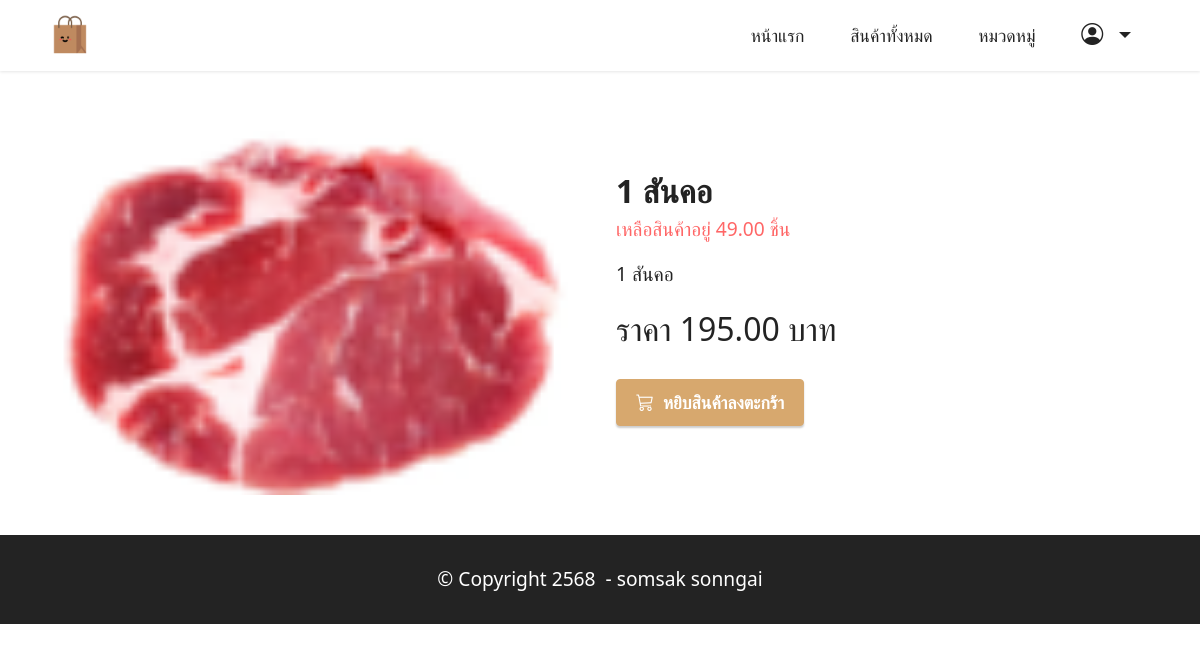
Page /blog/product/2/ on the earlier database version.
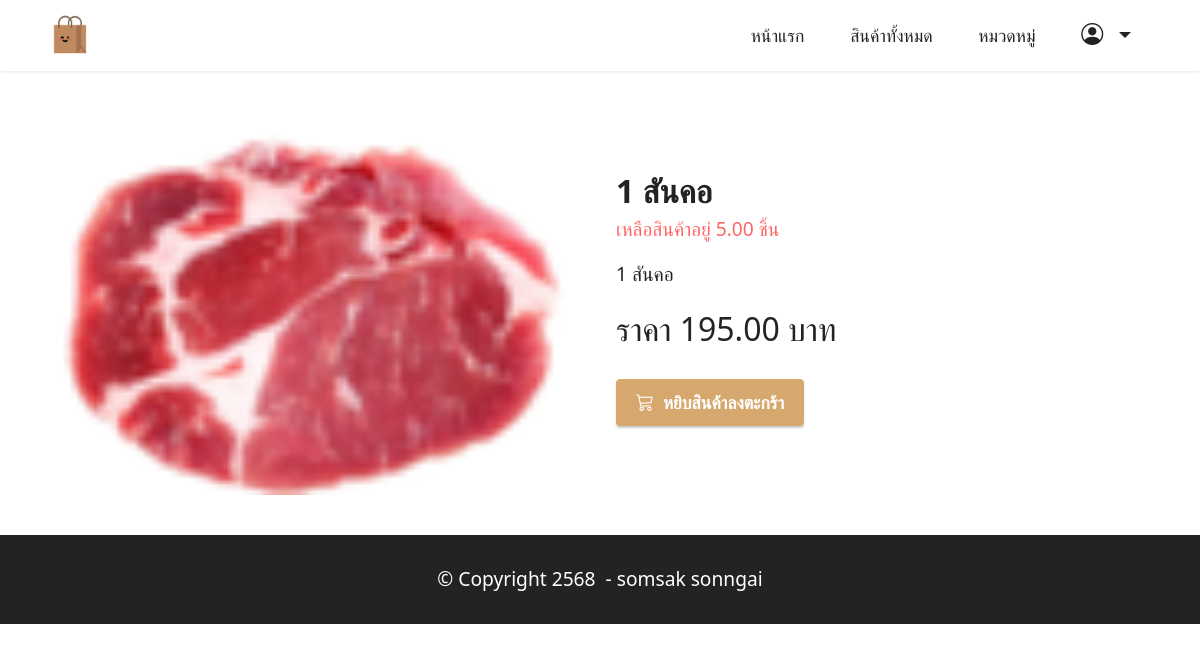
Same page on the later database version.
### productapp/models.py (models this page shows, shortened)
class Product1(models.Model):
    category = models.ForeignKey('Category',on_delete=models.CASCADE,null=True,verbose_name="หมวดหมู่สินค้า")
    name = models.CharField("ชื่อสินค้า", max_length=100)
    description = models.TextField("รายละเอียดสินค้า", max_length=500)
    price = models.DecimalField("ราคาขาย", max_digits=10, decimal_places=2)
    stock = models.DecimalField("จำนวนในสต๊อก", max_digits=10, decimal_places=2)
    is_trending = models.BooleanField("สินค้าแนะนำ", default=False)
    image = models.ImageField("รูปสินค้า", upload_to="product")
    profitprice = models.DecimalField("ราคากำไร", max_digits=10, decimal_places=2)
    created_at = models.DateTimeField("วันที่เพิ่มสินค้า", auto_now_add=True)
    updated_at = models.DateTimeField("วันที่แก้ไขล่าสุด", auto_now=True)
    barcode = models.CharField("บาร์โค้ด", max_length=13, unique=True)
    class Meta:
        verbose_name = "Product"
        verbose_name_plural = "รายการสินค้า"

### productapp/views.py (the view)
# urls.py: path('product/<int:id>/', views.productDetail, name='productDetail'), #การเรียกใช้ blog ตามด้วย id
def productDetail(request,id):
    product=Product1.objects.get(pk=id)
    return render (request,"detail.html",{"product":product}) #มันก็คือ Product1 นั้นแหละที่เรียกใช้ที่เก็บไว้ในตัวแปร product ถ้าต้องการที่จะทำการเรียกใช้ก็เรียกใช้ product

### productapp/templates/detail.html (shortened to what this page needs)
{% extends "layout.html"%}
{% load humanize %}
{% block content%}
<div class="container my-3">
    <div class="card-wrapper">
        <div class="row align-items-center mt-4">
            <div class="col-12 col-lg-6">
                <div class="image-wrapper">
                    <img src="{{product.image.url}}">
                </div>
            </div>
            <div class="col-12 col-lg-6 my-4">
                <div class="text-box">
                    <h5 class="mbr-title mbr-fonts-style display-5">
                        <strong>{{product.name}}</strong>
                        <p class="display-7 text-secondary">เหลือสินค้าอยู่ {{product.stock}} ชิ้น</p>
                    </h5>
                    <p class="mbr-text mbr-fonts-style display-7">{{product.description}}</p>
                    <div class="cost">
                        <span class="currentcost mbr-fonts-style pr-2 display-5">ราคา {{product.price}} บาท</span>
                    </div>
                    <div class="mbr-section-btn pt-3">
                        {%if product.stock <= 0 %}
                             <h2 class="text-secondary " t>สินค้าหมด</h2>
                        {% else %}
                            <a href="{% url 'addCart' product.id %}" class="btn btn-primary display-4">
                                 <i class="bi bi-cart3"></i></i>&nbsp;
                                    หยิบสินค้าลงตะกร้า
                             </a>
                         {% endif %}
                    </div>
                </div>
            </div>
        </div>
    </div>
    <br>
</div>
{% endblock %}

Differences in the rows shown:
changed Product1 "1 สันคอ": stock "49.00" → "5.00"
